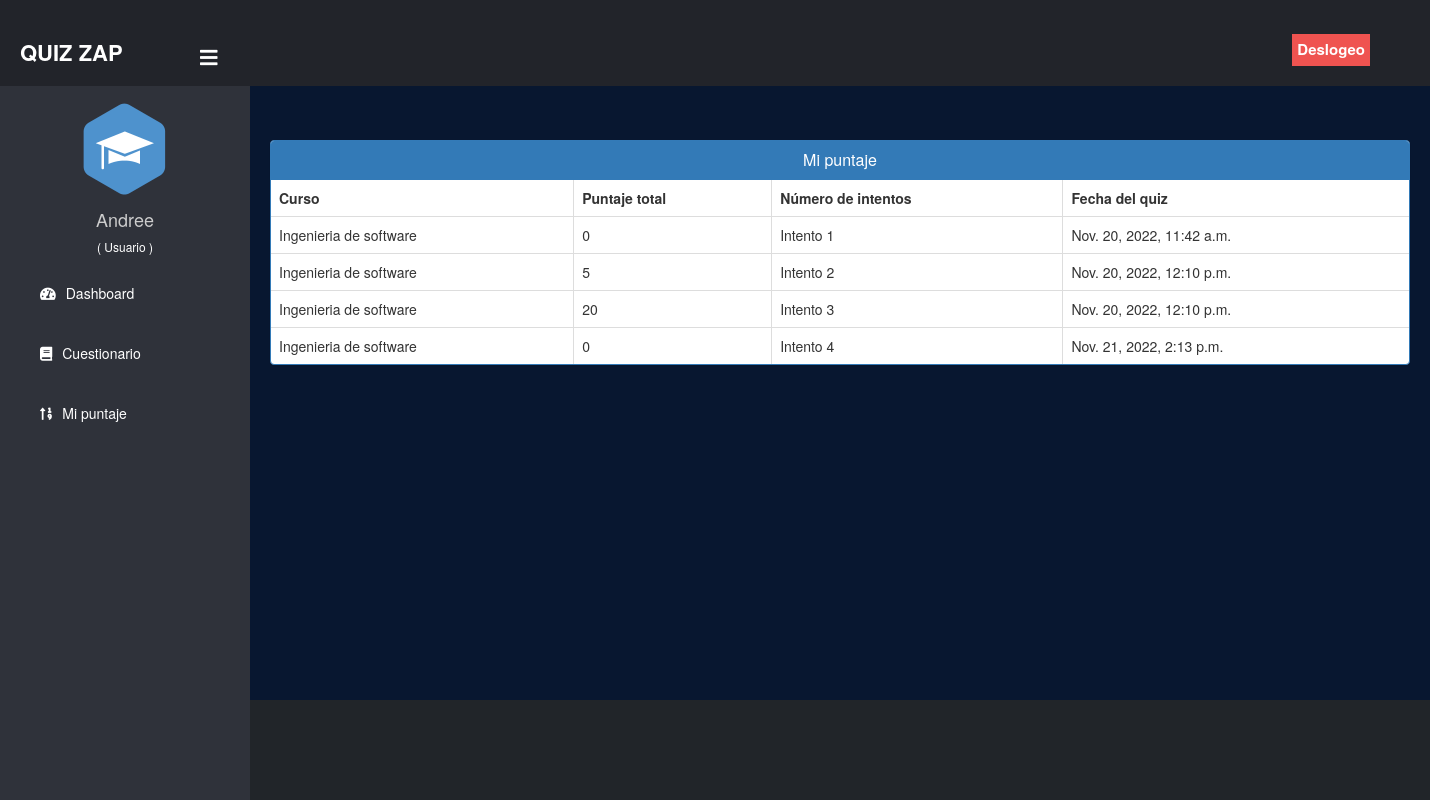
Screenshot of /student/check-marks/1 (signed in) with the database file from the repository.
### exam/models.py (models this page shows)
class Result(models.Model):
    student = models.ForeignKey(Student,on_delete=models.CASCADE)
    exam = models.ForeignKey(Course,on_delete=models.CASCADE)
    marks = models.PositiveIntegerField()
    date = models.DateTimeField(auto_now=True)

class Course(models.Model):
   course_name = models.CharField(max_length=50)
   question_number = models.PositiveIntegerField()
   total_marks = models.PositiveIntegerField()
   def __str__(self):
        return self.course_name

### student/views.py (the view)
# urls.py: path('check-marks/<int:pk>', views.check_marks_view,name='check-marks'),
@login_required(login_url='studentlogin')
@user_passes_test(is_student)
def check_marks_view(request,pk):
    course=QMODEL.Course.objects.get(id=pk)
    student = models.Student.objects.get(user_id=request.user.id)
    results= QMODEL.Result.objects.all().filter(exam=course).filter(student=student)
    return render(request,'student/check_marks.html',{'results':results})

### student/views.py (called while the page is built)
def is_student(user):
    return user.groups.filter(name='STUDENT').exists()

### templates/student/check_marks.html (shortened to what this page needs)
{% extends 'student/studentbase.html' %}
{% block content %}
{%load static%}
<head>
  <link href="//netdna.bootstrapcdn.com/bootstrap/3.0.0/css/bootstrap.min.css" rel="stylesheet" id="bootstrap-css">
</head>
<br><br>
<div class="container">
  <div class="panel panel-primary">
    <div class="panel-heading">
      <h6 class="panel-title">Mi puntaje</h6>
    </div>
    <table class="table table-hover table-bordered" id="dev-table">
      <thead>
        <tr>
          <th>Curso</th>
          <th>Puntaje total</th>
          <th>Número de intentos</th>
          <th>Fecha del quiz</th>
        </tr>
      </thead>
      {% for t in results %}
      <tr>
        <td> {{t.exam}}</td>
        <td> {{t.marks}}</td>
        <td>Intento {{ forloop.counter }}</td>
        <td> {{t.date}}</td>
      </tr>
      {% endfor %}
    </table>
  </div>
</div>
<br><br><br><br><br><br>
{% endblock content %}

### templates/student/studentbase.html (shortened to what this page needs)
<!DOCTYPE html>
{% load static %}
<html lang="en" dir="ltr">
<head>
  <link rel="stylesheet" href="https://cdnjs.cloudflare.com/ajax/libs/font-awesome/5.12.1/css/all.min.css">
</head>
<body>
  <header>
    <label for="check">
      <i style="left: 200px;margin-top: 17px;"class="fas fa-bars" id="sidebar_btn"></i>
    </label>
    <div class="left_area">
      <h3>Quiz Zap</h3>
    </div>
    <div class="right_area">
      <a href="/logout" class="logout_btn" style="border-radius:0px;">Deslogeo</a>
    </div>
  </header>
  <div class="sidebar">
    <center>
      <img src="{% static "image/student.png" %}" class="profile_image" alt="">
      <h4>{{request.user.first_name}}</h4>
      <h6 style="color: rgb(255, 255, 255);">( Usuario )</h6>
    </center>
    <a href="/student/student-dashboard"><i class="fas fa-tachometer-alt"></i><span>Dashboard</span></a>
    <a href="/student/student-exam"><i class="fas fa-book"></i><span>Cuestionario</span></a>
    <a href="/student/student-marks"><i class="fas fa-sort-numeric-up"></i><span>Mi puntaje</span></a>
  </div>
  <div class="content">
    <br><br><br><br><br>
    {% block content %}
    {% endblock content %}
    <br><br><br>
    {% include "exam/footer.html" %}
  </div>
</body>
</html>

### templates/exam/footer.html (shortened to what this page needs)
<!DOCTYPE html>
<html>
<head>
  <link rel="stylesheet" href="https://maxcdn.bootstrapcdn.com/font-awesome/4.7.0/css/font-awesome.min.css">
</head>
<footer>
  <br>
  <br>
  <div class="container">
  </div>
</footer>
</html>

### templates/student/studentbase.html (style rules this page uses)
a:link { text-decoration: none; }
body { margin: 0; padding: 0; font-family: "Gill Sans", sans-serif;; }
header { position: fixed; background: #22242A; padding: 20px; width: 100%; z-index: 1; }
.left_area h3 { color: #fff; margin: 0px; text-transform: uppercase; font-size: 22px; font-weight: 900; }
.logout_btn { padding: 5px; background: #ef5350; text-decoration: none; float: right; margin-top: -30px; margin-right: 40px; border-radius: 2px; font-size: 15px; font-weight: 600; color: #fff; transition: 0.5s; }
.sidebar { background: #2f323a; margin-top: 70px; padding-top: 30px; position: fixed; left: 0; width: 250px; height: 100%; transition: 0.5s; transition-property: left; }
.sidebar .profile_image { width: 100px; height: 100px; border-radius: 100px; margin-bottom: 10px; }
.sidebar h4 { color: #ccc; margin-top: 0; }
.sidebar a { color: #fff; display: block; width: 100%; line-height: 60px; text-decoration: none; padding-left: 40px; box-sizing: border-box; transition: 0.5s; }
.sidebar i { padding-right: 10px; }
label #sidebar_btn { z-index: 1; color: #fff; position: fixed; cursor: pointer; left: 300px; font-size: 20px; margin: 5px 0; transition: 0.5s; transition-property: color; }
.content { margin-left: 250px; background: #081730; background-position: center; background-size: cover; height: 100vh; transition: 0.5s; }

### templates/student/check_marks.html (style rules this page uses)
a:link { text-decoration: none; }
h6 { text-align: center; }

### templates/exam/footer.html (style rules this page uses)
footer { padding: 0px 0px 0px 0px; background-color: #212529; position: fixed; width: 100%; bottom: 0; height: 100px; }

### rows the page displays
Result: exam "Ingenieria de software", marks "0", date "Nov. 20, 2022, 11:42 a.m."
Result: exam "Ingenieria de software", marks "5", date "Nov. 20, 2022, 12:10 p.m."
Result: exam "Ingenieria de software", marks "20", date "Nov. 20, 2022, 12:10 p.m."
Result: exam "Ingenieria de software", marks "0", date "Nov. 21, 2022, 2:13 p.m."

### other values shown
{{ request.user.first_name }} "Andree"
